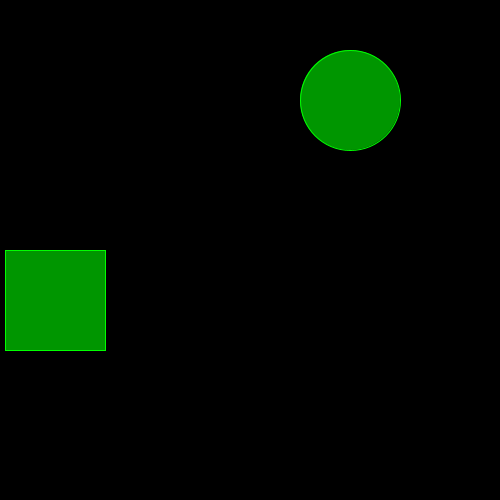
Frame 1 (no input)
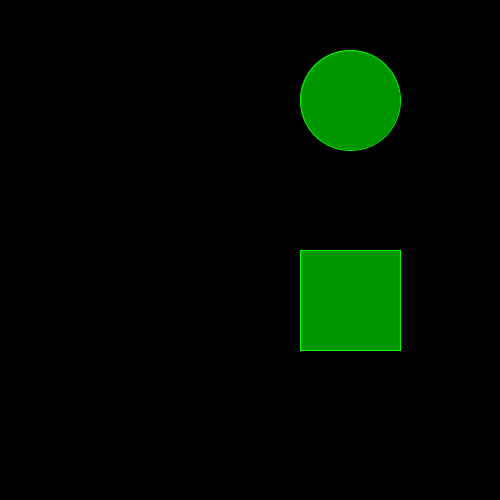
Frame 60 (the mouse pressed at the canvas centre just before this capture)
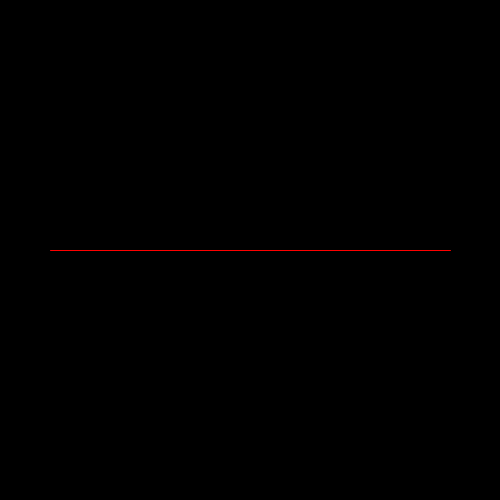
Frame 120 (the mouse held since frame 60 and released just before this capture)

The Processing sketch that drew these frames (run headless with seeded random() and noise(); from frame 60 on, the mouse is pressed at the canvas centre):

// Processing sketch: bidule
// ── bidule.pde
float x = 0;
void setup(){
  size(500,500);
  smooth();
  background(0,0,0);
}

void draw(){
    x = x+5;
  if (mousePressed){
    background(0);
    stroke(255,0,0);
    fill(150,0,0);
    line(mouseX,mouseY,50,250);
    line(mouseX,mouseY,450,250);

  }
  else{
    background(0);
    stroke(0,255,0);
    fill(0,150,0);
    ellipse(350,100,100,100);
  }
  rect(x,height/2,100,100);
}
